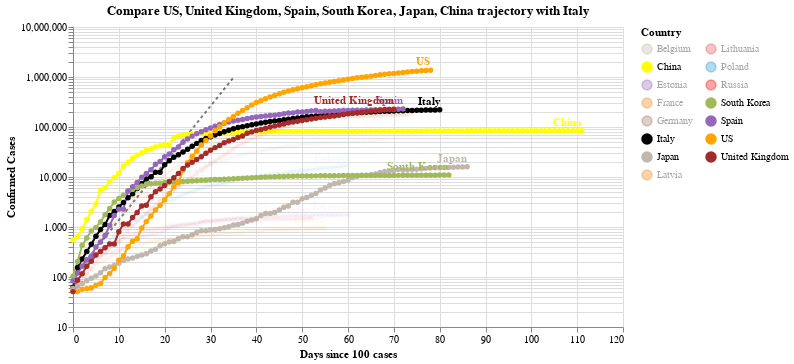

Notebook code cell kept with this figure:
### Code cell
#hide_input
chart2 = make_since_chart(dff2, ['US', 'United Kingdom', 'Spain', 'South Korea', 'Japan', 'China'], baseline_countries)
chart2

### Figure 1 — Vega-Lite specification as saved in the notebook (floating-point values rounded to 4 significant figures; data arrays with more than 128 entries replaced by an {"elided": "..."} marker saying what was removed)
{"config": {"view": {"continuousWidth": 400, "continuousHeight": 300}}, "layer": [{"data": {"name": "data-628230001892d6798b50651be41d1b3e"}, "mark": {"type": "line", "color": "black", "opacity": 0.5, "strokeDash": [3, 3]}, "encoding": {"x": {"type": "quantitative", "field": "Days since 100 cases"}, "y": {"type": "quantitative", "field": "Confirmed Cases"}}}, {"data": {"name": "data-40dc5f7833f959efd3d4bd90a17e305a"}, "mark": {"type": "line", "point": true}, "encoding": {"color": {"type": "nominal", "field": "Country", "legend": {"columns": 2}, "scale": {"domain": ["Belgium", "China", "Estonia", "France", "Germany", "Italy", "Japan", "Latvia", "Lithuania", "Poland", "Russia", "South Korea", "Spain", "US", "United Kingdom"], "range": ["#C1B7AD", "yellow", "#9467bd", "#F58518", "#9D755D", "black", "#C1B7AD", "#F58518", "#E45756", "#2495D3", "red", "#A1BA59", "#9467bd", "orange", "brown"]}}, "opacity": {"condition": {"value": 1, "selection": "selector012"}, "value": 0.05}, "tooltip": [{"type": "nominal", "field": "Country"}, {"type": "temporal", "field": "Date"}, {"type": "quantitative", "field": "Confirmed Cases"}, {"type": "quantitative", "field": "Days since 100 cases"}], "x": {"type": "quantitative", "field": "Days since 100 cases"}, "y": {"type": "quantitative", "field": "Confirmed Cases", "scale": {"type": "log"}}}, "selection": {"selector012": {"type": "multi", "fields": ["Country"], "bind": "legend", "init": [{"Country": "US"}, {"Country": "United Kingdom"}, {"Country": "Spain"}, {"Country": "South Korea"}, {"Country": "Japan"}, {"Country": "China"}, {"Country": "Italy"}]}}, "width": 550}, {"data": {"name": "data-40dc5f7833f959efd3d4bd90a17e305a"}, "mark": {"type": "text", "align": "right", "dy": -8, "fontWeight": "bold"}, "encoding": {"color": {"type": "nominal", "field": "Country", "legend": {"columns": 2}, "scale": {"domain": ["Belgium", "China", "Estonia", "France", "Germany", "Italy", "Japan", "Latvia", "Lithuania", "Poland", "Russia", "South Korea", "Spain", "US", "United Kingdom"], "range": ["#C1B7AD", "yellow", "#9467bd", "#F58518", "#9D755D", "black", "#C1B7AD", "#F58518", "#E45756", "#2495D3", "red", "#A1BA59", "#9467bd", "orange", "brown"]}}, "opacity": {"condition": {"value": 1, "selection": "selector012"}, "value": 0.05}, "text": {"type": "nominal", "field": "Country"}, "tooltip": [{"type": "nominal", "field": "Country"}, {"type": "temporal", "field": "Date"}, {"type": "quantitative", "field": "Confirmed Cases"}, {"type": "quantitative", "field": "Days since 100 cases"}], "x": {"type": "quantitative", "field": "Days since 100 cases"}, "y": {"type": "quantitative", "field": "Confirmed Cases", "scale": {"type": "log"}}}, "transform": [{"filter": "(datum['Date'] >= 1589241600000)"}], "width": 550}], "title": "Compare US, United Kingdom, Spain, South Korea, Japan, China trajectory with Italy", "$schema": "https://vega.github.io/schema/vega-lite/v4.0.2.json", "datasets": {"data-628230001892d6798b50651be41d1b3e": [{"Days since 100 cases": 0, "Confirmed Cases": 100.0}, {"Days since 100 cases": 1, "Confirmed Cases": 130.0}, {"Days since 100 cases": 2, "Confirmed Cases": 169.0}, {"Days since 100 cases": 3, "Confirmed Cases": 219.7}, {"Days since 100 cases": 4, "Confirmed Cases": 285.6}, {"Days since 100 cases": 5, "Confirmed Cases": 371.3}, {"Days since 100 cases": 6, "Confirmed Cases": 482.7}, {"Days since 100 cases": 7, "Confirmed Cases": 627.5}, {"Days since 100 cases": 8, "Confirmed Cases": 815.7}, {"Days since 100 cases": 9, "Confirmed Cases": 1060.0}, {"Days since 100 cases": 10, "Confirmed Cases": 1379.0}, {"Days since 100 cases": 11, "Confirmed Cases": 1792.0}, {"Days since 100 cases": 12, "Confirmed Cases": 2330.0}, {"Days since 100 cases": 13, "Confirmed Cases": 3029.0}, {"Days since 100 cases": 14, "Confirmed Cases": 3937.0}, {"Days since 100 cases": 15, "Confirmed Cases": 5119.0}, {"Days since 100 cases": 16, "Confirmed Cases": 6654.0}, {"Days since 100 cases": 17, "Confirmed Cases": 8650.0}, {"Days since 100 cases": 18, "Confirmed Cases": 11250.0}, {"Days since 100 cases": 19, "Confirmed Cases": 14620.0}, {"Days since 100 cases": 20, "Confirmed Cases": 19000.0}, {"Days since 100 cases": 21, "Confirmed Cases": 24710.0}, {"Days since 100 cases": 22, "Confirmed Cases": 32120.0}, {"Days since 100 cases": 23, "Confirmed Cases": 41750.0}, {"Days since 100 cases": 24, "Confirmed Cases": 54280.0}, {"Days since 100 cases": 25, "Confirmed Cases": 70560.0}, {"Days since 100 cases": 26, "Confirmed Cases": 91730.0}, {"Days since 100 cases": 27, "Confirmed Cases": 119300.0}, {"Days since 100 cases": 28, "Confirmed Cases": 155000.0}, {"Days since 100 cases": 29, "Confirmed Cases": 201500.0}, {"Days since 100 cases": 30, "Confirmed Cases": 262000.0}, {"Days since 100 cases": 31, "Confirmed Cases": 340600.0}, {"Days since 100 cases": 32, "Confirmed Cases": 442800.0}, {"Days since 100 cases": 33, "Confirmed Cases": 575600.0}, {"Days since 100 cases": 34, "Confirmed Cases": 748300.0}, {"Days since 100 cases": 35, "Confirmed Cases": 972800.0}], "data-40dc5f7833f959efd3d4bd90a17e305a": {"elided": "1095 records"}}}
